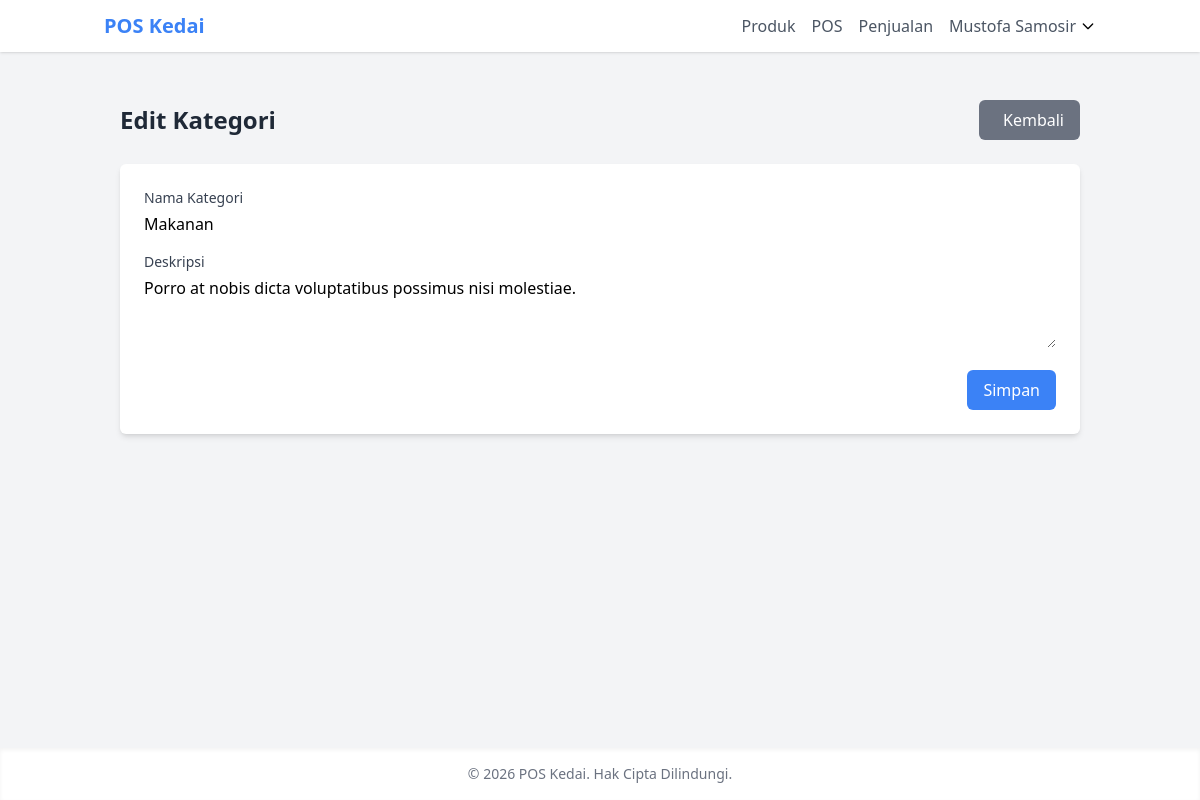
The page /inventory/categories/2/edit/ (signed in) on the database its author committed.
### core/models.py (models this page shows, shortened)
class User(AbstractUser):
    class Role(models.TextChoices):
        ADMIN = 'ADMIN', _('Admin')
        OWNER = 'OWNER', _('Pemilik Toko')
        EMPLOYEE = 'EMPLOYEE', _('Karyawan')
    username = None
    email = models.EmailField(_('alamat email'), unique=True)
    role = models.CharField(
        max_length=10,
        choices=Role.choices,
        default=Role.EMPLOYEE,
        verbose_name=_('peran')
    )
    phone_number = models.CharField(_('nomor telepon'), max_length=15, blank=True)
    address = models.TextField(_('alamat'), blank=True)
    profile_picture = models.ImageField(
        upload_to='profile_pictures/',
        blank=True,
        null=True,
        verbose_name=_('foto profil')
    )
    date_joined = models.DateTimeField(_('tanggal bergabung'), auto_now_add=True)
    last_login = models.DateTimeField(_('terakhir login'), auto_now=True)
    is_active = models.BooleanField(_('aktif'), default=True)
    objects = UserManager()
    USERNAME_FIELD = 'email'
    REQUIRED_FIELDS = []
    class Meta:
        verbose_name = _('pengguna')
        verbose_name_plural = _('pengguna')
    @property
    def is_admin(self):
        return self.role == self.Role.ADMIN
    @property
    def is_owner(self):
        return self.role == self.Role.OWNER

### inventory/models.py (models this page shows, shortened)
class Category(models.Model):
    name = models.CharField(_('nama kategori'), max_length=100)
    description = models.TextField(_('deskripsi'), blank=True)
    created_at = models.DateTimeField(_('dibuat pada'), auto_now_add=True)
    updated_at = models.DateTimeField(_('diperbarui pada'), auto_now=True)
    class Meta:
        verbose_name = _('kategori')
        verbose_name_plural = _('kategori')
        ordering = ['name']

### inventory/views.py (the view)
# urls.py: path('categories/<int:pk>/edit/', views.edit_category, name='edit_category'),
@login_required
def edit_category(request, pk):
    category = get_object_or_404(Category, pk=pk)
    if request.method == 'POST':
        form = CategoryForm(request.POST, instance=category)
        if form.is_valid():
            form.save()
            messages.success(request, 'Kategori berhasil diperbarui.')
            return redirect('inventory:category_list')
    else:
        form = CategoryForm(instance=category)
    return render(request, 'inventory/category_form.html', {'form': form, 'title': 'Edit Kategori'})

### inventory/views.py
class CategoryForm(forms.ModelForm):
    class Meta:
        model = Category
        fields = ['name', 'description']
        widgets = {
            'name': forms.TextInput(attrs={'class': 'form-input w-full rounded-md'}),
            'description': forms.Textarea(attrs={'class': 'form-textarea w-full rounded-md', 'rows': 3}),
        }

### templates/inventory/category_form.html (shortened to what this page needs)
{% extends 'base/base.html' %}
{% block content %}
<div class="container mx-auto px-4 py-6">
    <div class="flex justify-between items-center mb-6">
        <h1 class="text-2xl font-bold text-gray-800">{{ title }}</h1>
        <a href="{% url 'inventory:category_list' %}" class="bg-gray-500 hover:bg-gray-600 text-white py-2 px-4 rounded-md">
             Kembali
        </a>
    </div>
    <div class="bg-white shadow-md rounded-md p-6">
        <form method="post">
            <div class="mb-4">
                <label for="{{ form.name.id_for_label }}" class="block text-sm font-medium text-gray-700 mb-1">Nama Kategori</label>
                {{ form.name }}
            </div>
            <div class="mb-4">
                <label for="{{ form.description.id_for_label }}" class="block text-sm font-medium text-gray-700 mb-1">Deskripsi</label>
                {{ form.description }}
            </div>
            <div class="flex justify-end">
                <button type="submit" class="bg-blue-500 hover:bg-blue-600 text-white py-2 px-4 rounded-md">
                    Simpan
                </button>
            </div>
        </form>
    </div>
</div>
{% endblock %}

### templates/base/base.html (shortened to what this page needs)
<!DOCTYPE html>
<html lang="id">
<head>
    <script src="https://cdn.tailwindcss.com"></script>
</head>
<body class="bg-gray-100 min-h-screen flex flex-col">
    <header class="bg-white shadow">
        <nav class="container mx-auto px-4 py-3 flex justify-between items-center">
            <div class="flex items-center space-x-4">
                <a href="{% url 'dashboard' %}" class="text-xl font-bold text-primary">POS Kedai</a>
            </div>
            <div class="hidden md:flex items-center space-x-4">
                {% if user.is_authenticated %}
                    <a href="{% url 'inventory:product_list' %}" class="text-gray-600 hover:text-primary">Produk</a>
                    <a href="{% url 'inventory:pos' %}" class="text-gray-600 hover:text-primary">POS</a>
                    <a href="{% url 'inventory:sale_list' %}" class="text-gray-600 hover:text-primary">Penjualan</a>
                    <div class="relative" x-data="{ open: false }">
                        <button @click="open = !open" class="flex items-center space-x-1 focus:outline-none">
                            <span class="text-gray-600">{{ user.get_full_name|default:user.email }}</span>
                            <svg class="w-4 h-4" fill="none" stroke="currentColor" viewBox="0 0 24 24" xmlns="http://www.w3.org/2000/svg">
                                <path stroke-linecap="round" stroke-linejoin="round" stroke-width="2" d="M19 9l-7 7-7-7"></path>
                            </svg>
                        </button>
                    </div>
                {% else %}
                    <a href="{% url 'login' %}" class="text-gray-600 hover:text-primary">Login</a>
                {% endif %}
            </div>
        </nav>
    </header>
    <main class="flex-grow container mx-auto px-4 py-6">
        {% block content %}{% endblock %}
    </main>
    <footer class="bg-white shadow-inner py-4">
        <div class="container mx-auto px-4 text-center text-gray-500 text-sm">
            &copy; {% now "Y" %} POS Kedai. Hak Cipta Dilindungi.
        </div>
    </footer>
</body>
</html>

### rows shown on the page
User: get_full_name "Mustofa Samosir"
Category: name "Makanan", description "Porro at nobis dicta voluptatibus possimus nisi molestiae."

### other values the page prints
{{ title }} "Edit Kategori"
